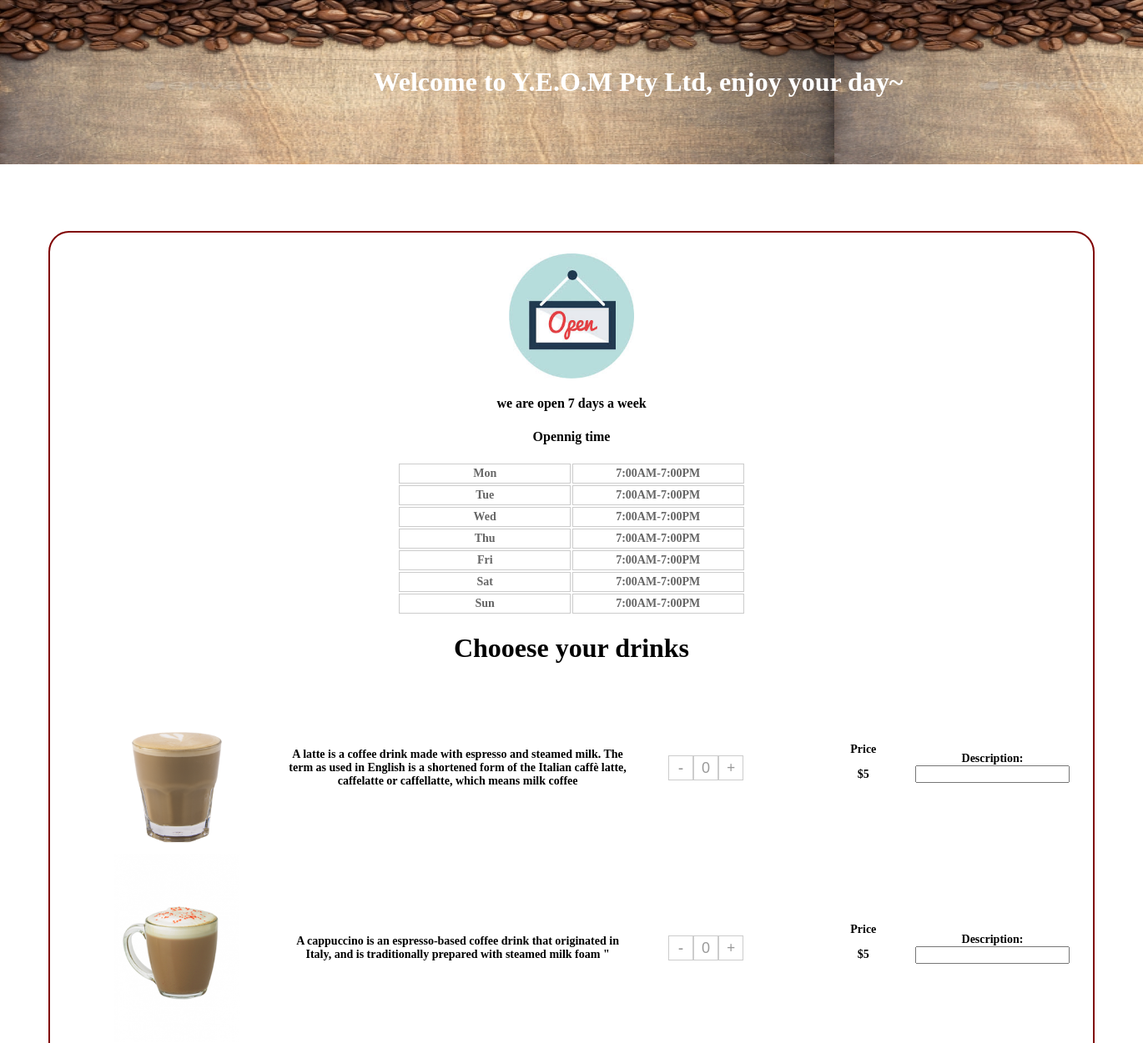
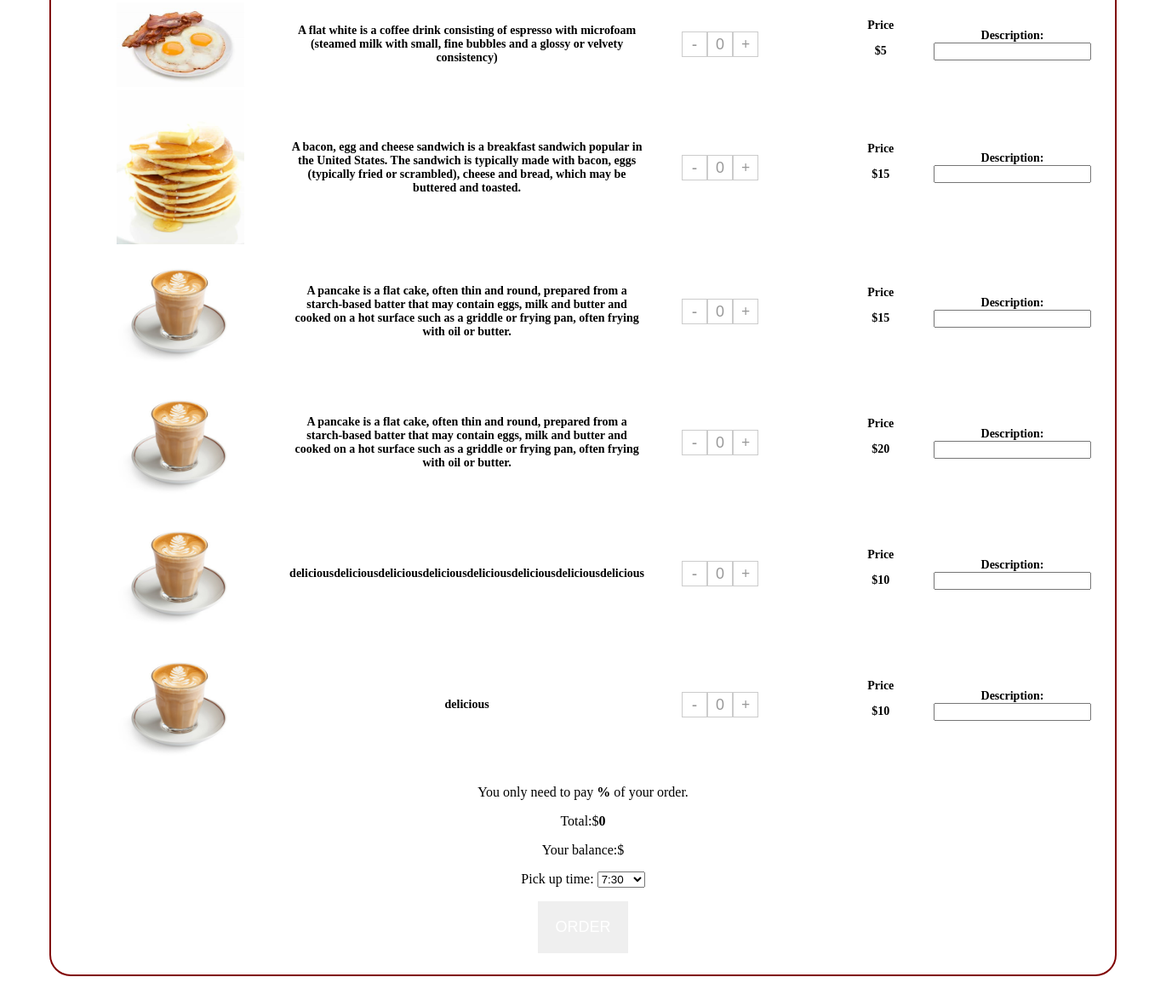
Page /Menu.php on the committed database (2 pictures, top to bottom).
### tables this page shows
CREATE TABLE IF NOT EXISTS `store_date` (
  `id` int(11) NOT NULL AUTO_INCREMENT,
  `week_name` varchar(50) DEFAULT NULL,
  `open_time` varchar(50) DEFAULT NULL,
  `close_time` varchar(50) DEFAULT NULL,
  PRIMARY KEY (`id`)
);

CREATE TABLE IF NOT EXISTS `kit202_product` (
  `id` int(11) NOT NULL AUTO_INCREMENT,
  `name` varchar(255) NOT NULL,
  `price` double NOT NULL,
  `description` text NOT NULL,
  `images` varchar(255) DEFAULT NULL,
  PRIMARY KEY (`id`)
);

### db_conn.php (called while the page is built, shortened)
<?php
class Mysql
{
    public $link;
    function __construct()
    {
        $this->host = hostname;
        $this->username = username;
        $this->password = password;
        $this->dbname = dbname;
        $this->link = new mysqli($this->host, $this->username, $this->password, $this->dbname);
        mysqli_set_charset($this->link, 'utf8');
    }
    public function query_select($table_name)
    {
        $sql = "select * from " . $table_name;
        $result = $this->link->query($sql);
        $_list = [];
        while ($row = mysqli_fetch_assoc($result)) {
            $_list[] = $row;
        }
        return $_list;
    }
}
?>

### Menu.php (the view, shortened to what this page needs)
<?php
include('db_conn.php');
$username = $_SESSION['username'];
$mysql = new Mysql();
$userfind = $mysql->query_first("select * from users where username = '" . $username . "'");
?>
<!DOCTYPE html>
<html>
<body>
<link rel="stylesheet" type="text/css" href="stylesheet.css">
<head><title>Menu</title></head>
<CENTER>
    <?php require 'header.php'?>
    <div class="main">
        <table class="table">
            <img src="./pic/time.jpg" alt="time" width="150"/>
            <h4> we are open 7 days a week</h4>
            <h4>Opennig time</h4>
            <?php
            $storedatelists = $mysql->query_select("store_date");
            foreach($storedatelists as $key => $val){
            ?>
            <tr class="coffee border">
                <th><?php echo $val['week_name']; ?></th>
                <th><?php echo $val['open_time']; ?>-<?php echo $val['close_time']; ?></th>
            </tr>
            <?php } ?>
        </table>
        <h1>Chooese your drinks</h1>
        <form action="doorder.php" method="post">
            <table class="table">
                <?php
                $goodlist = $mysql->query_select("kit202_product");
                foreach($goodlist as $key => $val){
                    ?>
                    <tr class="coffee">
                        <th><img src="<?php echo  $val['images']?>" alt="latte" width="150"/></th>
                        <th><?php echo  $val['description']?></th>
                        <th>
                            <ul class="count">
                                <li><span id="num-jian" class="num-jian" onclick="return jiannum(<?php echo  $val['id']?>);">-</span></li>
                                <li>
                                    <input type="text" name="num[]" class="input-num input-num-<?php echo  $val['id']?>" id="input-num" value="0"/>
                                </li>
                                <li><span id="num-jia" class="num-jia" onclick="return addnum(<?php echo  $val['id']?>);">+</span></li>
                            </ul>
                        </th>
                        <th>Price<p>$<?php echo  $val['price']?></p></th>
                        <th>Description:<input type="text" name="description[]" id="description"/></th>
                    </tr>
                <?php } ?>
            </table>
            <p>You only need to pay <b><?php echo $userfind['discount'];?>%</b> of your order.</p>
            <p>Total:$<b class="total_price_val">0</b></p>
            <p>Your balance:$<b><?php echo $userfind['balance'];?></b></p>
            <p>Pick up time:
                <select name="pickuptime">
                    <option value="730">7:30</option>
                </select>
            </p>
            <button class="basic-button" type="submit" name="submit">Order</button>
        </form>
    </div>
    <?php
    require_once("LoginStat.php");
    ?>
</body>
</html>

### header.php (shortened to what this page needs)
<?php
$permission = isset($_SESSION["permission"]) ? $_SESSION["permission"] : 0;
?>
<header>
    <h1>Welcome to Y.E.O.M Pty Ltd, enjoy your day~</h1>
    <ul class="list">
        <li><a href="index.php">Home</a></li>
        <?php if(empty($permission)){ ?>
            <li><a href="Login.php">Login</a></li>
        <?php }?>
        <?php if(empty($permission)){ ?>
            <li><a href="Register.php">Register</a></li>
        <?php }?>
        <li><a href="user.php">My Account</a></li>
    </ul>
</header>

### LoginStat.php (shortened to what this page needs)
<!DOCTYPE html>
<html>
<body>
<link rel="stylesheet" type="text/css" href="stylesheet.css">
</html>
</body>

### stylesheet.css (style rules this page uses)
body { background-image: url(pic/bg.jpg); width: 100%; background-repeat: no-repeat; overflow-x: hidden; margin: 0; }
header h1 { color: #fff; text-align: center; padding: 80px; background-image: url(pic/Coffee-banner1.jpg); width: 100%; margin: 0; }
.list li { color: #fff; list-style: none; margin: 0; padding: 12px; display: block; float:left; }
.list li a { display: block; color: #FFF; font-size: 18px; font-weight: 500; padding: 6px; margin: 6px; }
.main { width: 1200px; border: solid #ccc 1px; margin: 80px auto; padding: 25px; margin-left:auto; background: #FFF; border: solid #800000 2px; border-radius: 25px; }
.basic-button { color-background:#CCC; color:#fff; padding: 20px; font-size: 18px; font-weight: 500; text-transform: uppercase; border: none; }
.table { margin-top: 20px; }
.table th { text-align:center; font-size: 14px; width: 28%; }
ul,li { list-style: none; margin: 0; }
a { text-decoration: none; }
a:link { text-decoration: none; }
img { vertical-align: middle; }
.num-jian,.input-num,.num-jia { display: inline-block; width: 28px; height: 28px; padding: 0; line-height: 28px; text-align: center; font-size: 18px; color: #999; cursor: pointer; border: 1px solid #CCC; }
.count li { float: left; }
.coffee { margin:10px 0px; padding: 20px 0; }
.border th { border: 1px solid #ccc; color: #666; padding: 3px 6px; }

### rows in the picture
store_date: week_name "Mon", open_time "7:00AM", close_time "7:00PM"
store_date: week_name "Tue", open_time "7:00AM", close_time "7:00PM"
store_date: week_name "Wed", open_time "7:00AM", close_time "7:00PM"
store_date: week_name "Thu", open_time "7:00AM", close_time "7:00PM"
store_date: week_name "Fri", open_time "7:00AM", close_time "7:00PM"
store_date: week_name "Sat", open_time "7:00AM", close_time "7:00PM"
store_date: week_name "Sun", open_time "7:00AM", close_time "7:00PM"
kit202_product: images (picture), description "A latte is a coffee drink made with espresso and steamed milk. The term as used in English is a shortened form of the Italian caffè latte, caffelatte or caffellatte, which means milk coffee", price "5"
kit202_product: images (picture), description "A cappuccino is an espresso-based coffee drink that originated in Italy, and is traditionally prepared with steamed milk foam \"", price "5"
kit202_product: images (picture), description "A flat white is a coffee drink consisting of espresso with microfoam (steamed milk with small, fine bubbles and a glossy or velvety consistency)", price "5"
kit202_product: images (picture), description "A bacon, egg and cheese sandwich is a breakfast sandwich popular in the United States. The sandwich is typically made with bacon, eggs (typically fried or scrambled), cheese and bread, which may be buttered and toasted.", price "15"
kit202_product: images (picture), description "A pancake is a flat cake, often thin and round, prepared from a starch-based batter that may contain eggs, milk and butter and cooked on a hot surface such as a griddle or frying pan, often frying with oil or butter.", price "15"
kit202_product: images (picture), description "A pancake is a flat cake, often thin and round, prepared from a starch-based batter that may contain eggs, milk and butter and cooked on a hot surface such as a griddle or frying pan, often frying with oil or butter.", price "20"
kit202_product: images (picture), description "deliciousdeliciousdeliciousdeliciousdeliciousdeliciousdeliciousdelicious", price "10"
kit202_product: images (picture), description "delicious", price "10"
